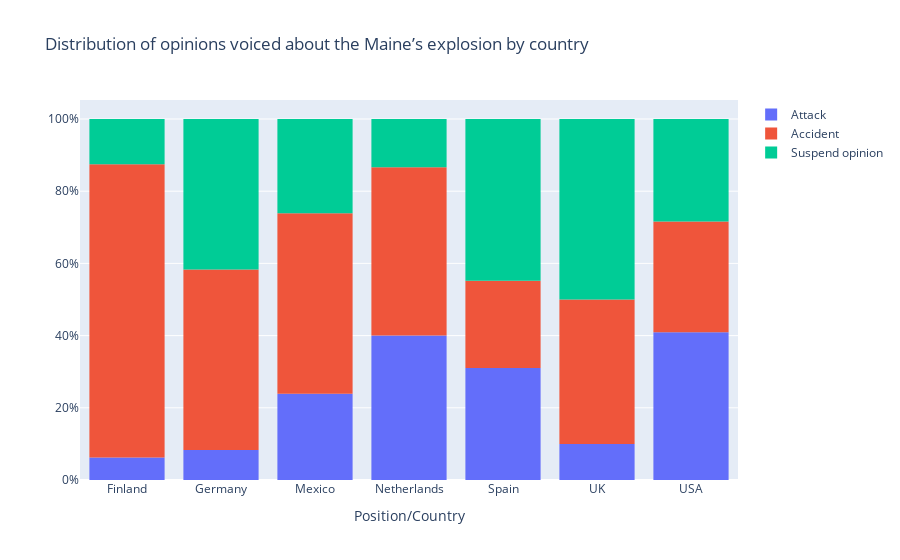

The cell this chart's notebook holds for it:
### Markdown cell above
Regarding the frequency of the word "opinion" in relation to the number of stories about the *Maine* in our working corpus as a whole, newspapers from the United States and Mexico printed the item more than once per article, while the British and Spanish papers used this word 95% and 73%, respectively. The rest of the European countries (Finland, Germany, Netherlands) employed the term "opinion" significantly less.

### Code cell
import pandas as pd
import plotly.express as px

df = pd.read_csv("https://raw.githubusercontent.com/Seydii/USSMaine/main/fig1.csv")
fig=px.histogram(df, x=["Finland","Germany","Mexico", "Netherlands","Spain","UK","USA"], y = ["Attack","Accident","Suspend opinion"],barnorm= "percent",title="Distribution of opinions voiced about the Maine’s explosion by country", labels={
    "x":"Position/Country"
})
fig.update_layout(    
yaxis_title="",
legend_title="")
fig.update_yaxes (ticksuffix="%")
fig.update_xaxes (
ticktext= ["Finland","Germany","Mexico", "Netherlands","Spain","UK","USA"],
tickvals= ["Finland","Germany","Mexico", "Netherlands","Spain","UK","USA"])
fig.show(metadata={ "jdh":{"object":{"source":[ "Distribution of opinions voiced about the Maine’s explosion by country" ]}}})

### Figure 1 — Plotly figure (JSON) as saved in the notebook; plotly's stock layout.template omitted (floating-point values rounded to 4 significant figures)
{"data": [{"alignmentgroup": "True", "bingroup": "x", "histfunc": "sum", "hovertemplate": "variable=Attack<br>Position/Country=%{x}<br>sum of value (normalized as percent)=%{y}<extra></extra>", "legendgroup": "Attack", "marker": {"color": "#636efa", "pattern": {"shape": ""}}, "name": "Attack", "offsetgroup": "Attack", "orientation": "v", "showlegend": true, "type": "histogram", "x": ["Finland", "Germany", "Mexico", "Netherlands", "Spain", "UK", "USA"], "xaxis": "x", "y": [1, 1, 11, 6, 9, 2, 219], "yaxis": "y"}, {"alignmentgroup": "True", "bingroup": "x", "histfunc": "sum", "hovertemplate": "variable=Accident<br>Position/Country=%{x}<br>sum of value (normalized as percent)=%{y}<extra></extra>", "legendgroup": "Accident", "marker": {"color": "#EF553B", "pattern": {"shape": ""}}, "name": "Accident", "offsetgroup": "Accident", "orientation": "v", "showlegend": true, "type": "histogram", "x": ["Finland", "Germany", "Mexico", "Netherlands", "Spain", "UK", "USA"], "xaxis": "x", "y": [13, 6, 23, 7, 7, 8, 164], "yaxis": "y"}, {"alignmentgroup": "True", "bingroup": "x", "histfunc": "sum", "hovertemplate": "variable=Suspend opinion<br>Position/Country=%{x}<br>sum of value (normalized as percent)=%{y}<extra></extra>", "legendgroup": "Suspend opinion", "marker": {"color": "#00cc96", "pattern": {"shape": ""}}, "name": "Suspend opinion", "offsetgroup": "Suspend opinion", "orientation": "v", "showlegend": true, "type": "histogram", "x": ["Finland", "Germany", "Mexico", "Netherlands", "Spain", "UK", "USA"], "xaxis": "x", "y": [2, 5, 12, 2, 13, 10, 152], "yaxis": "y"}], "layout": {"barmode": "relative", "barnorm": "percent", "legend": {"title": {"text": ""}, "tracegroupgap": 0}, "title": {"text": "Distribution of opinions voiced about the Maine’s explosion by country"}, "xaxis": {"anchor": "y", "domain": [0, 1], "ticktext": ["Finland", "Germany", "Mexico", "Netherlands", "Spain", "UK", "USA"], "tickvals": ["Finland", "Germany", "Mexico", "Netherlands", "Spain", "UK", "USA"], "title": {"text": "Position/Country"}}, "yaxis": {"anchor": "x", "domain": [0, 1], "ticksuffix": "%", "title": {"text": ""}}}}
